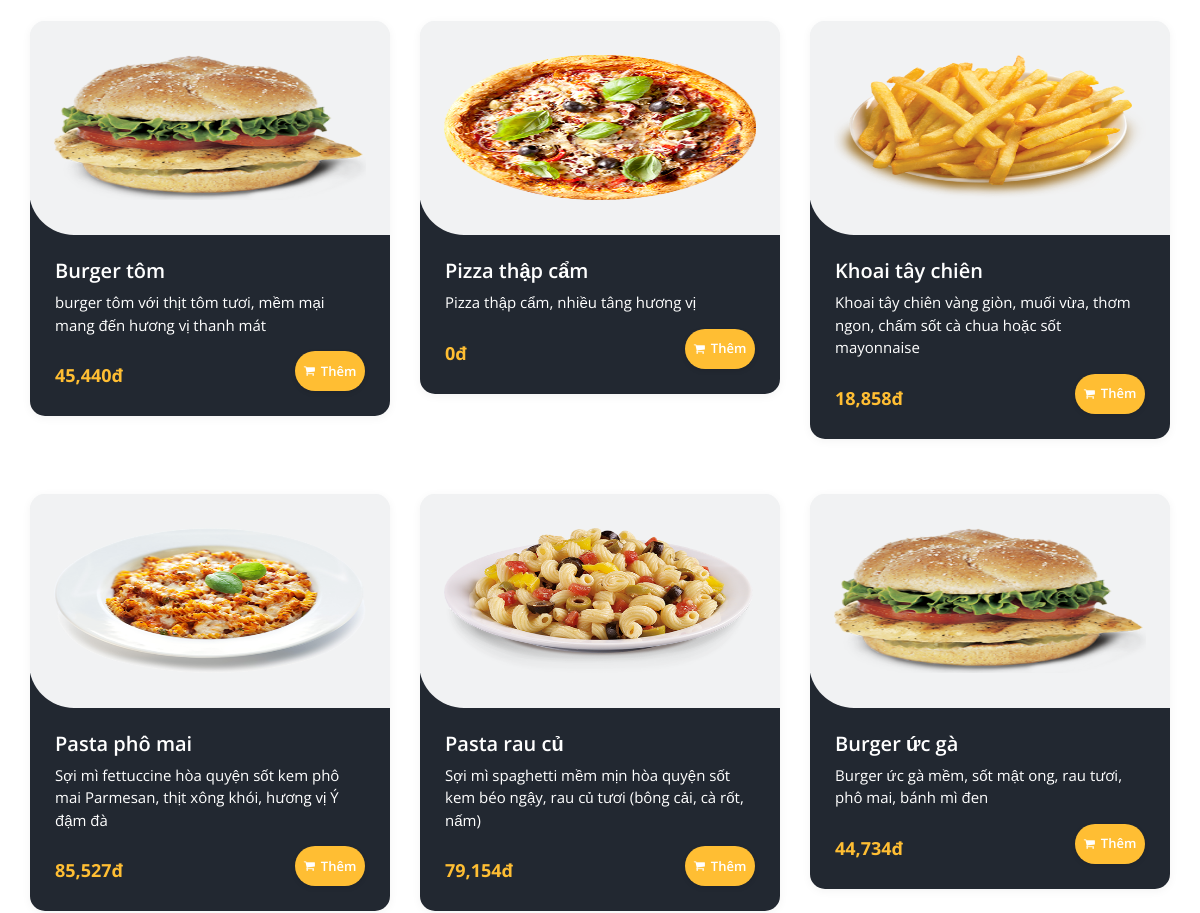
Before: / (middle part) with the older database file.
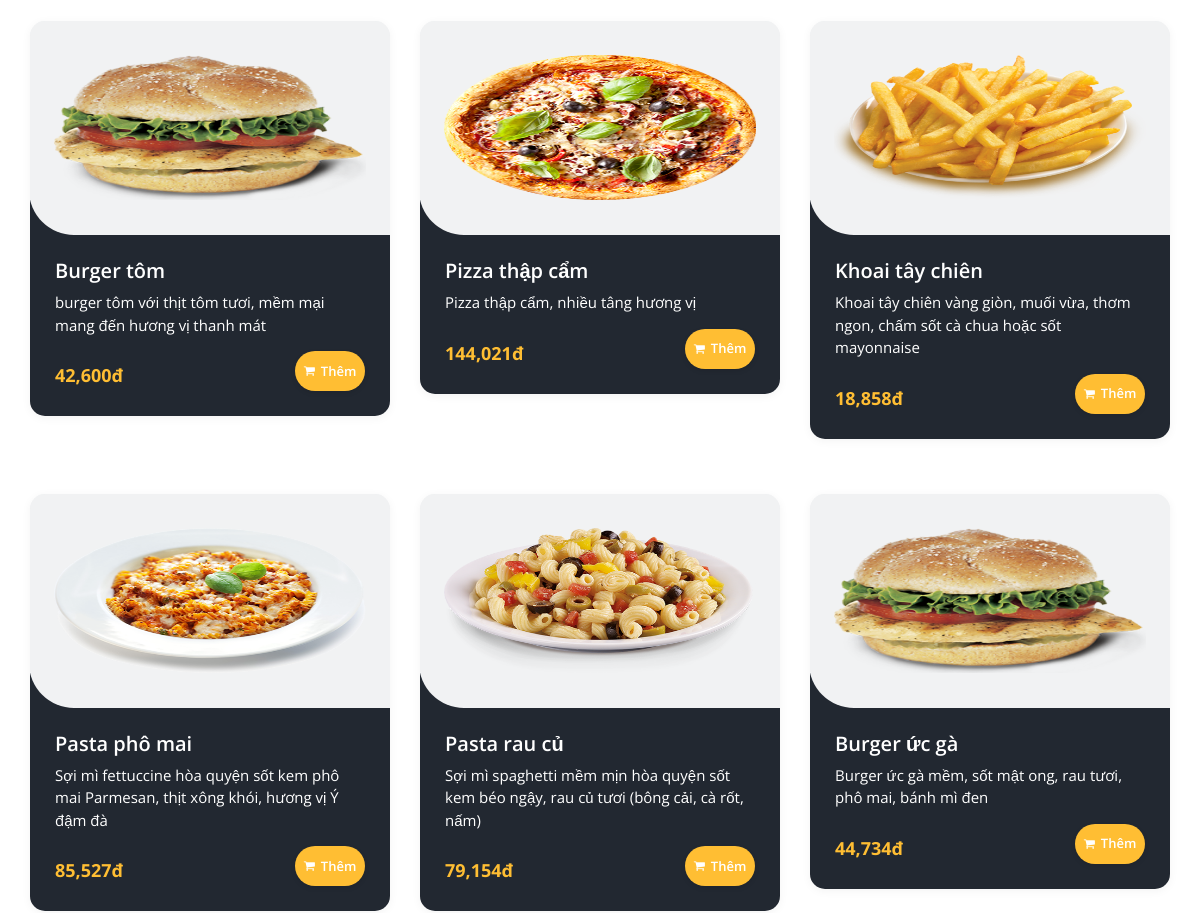
After: the same page with the newer database file.
### tables this page shows
CREATE TABLE `products` (
  `id` int(11) NOT NULL,
  `code` varchar(20) NOT NULL,
  `name` varchar(200) NOT NULL,
  `category_id` int(11) NOT NULL,
  `description` text DEFAULT NULL,
  `image` varchar(255) DEFAULT NULL,
  `cost_price` decimal(10,2) NOT NULL,
  `selling_price` decimal(10,2) NOT NULL,
  `stock_quantity` int(11) DEFAULT 0,
  `status` enum('active','inactive') DEFAULT 'active',
  `created_at` timestamp NOT NULL DEFAULT current_timestamp(),
  `updated_at` timestamp NOT NULL DEFAULT current_timestamp() ON UPDATE current_timestamp(),
  `profit_percentage` int(11) DEFAULT NULL
);

### index.php (the view, shortened to what this page needs)
<?php
require_once 'includes/db_connection.php';
$limit = 6;
$offset = 0;
$stmt = $pdo->prepare("SELECT p.id, p.name, p.description, p.image, p.cost_price, p.profit_percentage,
                              (p.cost_price * (1 + p.profit_percentage/100)) AS selling_price
                       FROM products p
                       WHERE p.status = 'active'
                       ORDER BY p.id DESC
                       LIMIT ? OFFSET ?");
$stmt->bindParam(1, $limit, PDO::PARAM_INT);
$stmt->bindParam(2, $offset, PDO::PARAM_INT);
$stmt->execute();
$featured = $stmt->fetchAll();
$is_logged_in = isset($_SESSION['user_id']);
?>
<!DOCTYPE html>
<html>
<head>
  <link rel="stylesheet" type="text/css" href="css/bootstrap.css" />
  <link rel="stylesheet" type="text/css" href="https://cdnjs.cloudflare.com/ajax/libs/OwlCarousel2/2.3.4/assets/owl.carousel.min.css" />
  <link rel="stylesheet" href="https://cdnjs.cloudflare.com/ajax/libs/jquery-nice-select/1.1.0/css/nice-select.min.css" />
  <link href="css/font-awesome.min.css" rel="stylesheet" />
  <link href="css/style.css" rel="stylesheet" />
  <link href="css/responsive.css" rel="stylesheet" />
</head>
<body>
<div class="main-content">
  <section class="food_section layout_padding">
    <div class="container">
      <div class="filters-content">
        <div class="row grid" id="product-grid">
          <?php if (empty($featured)): ?>
            <div class="col-12 text-center">Chưa có sản phẩm nào.</div>
          <?php else: ?>
            <?php foreach ($featured as $prod): ?>
              <div class="col-sm-6 col-lg-4">
                <div class="box">
                  <a href="product_detail.php?id=<?= $prod['id'] ?>">
                    <div class="img-box"><img src="<?= htmlspecialchars($prod['image']) ?>" alt="<?= htmlspecialchars($prod['name']) ?>"></div>
                  </a>
                  <div class="detail-box">
                    <h5><?= htmlspecialchars($prod['name']) ?></h5>
                    <p><?= htmlspecialchars($prod['description']) ?></p>
                    <div class="options">
                      <h6><?= number_format($prod['selling_price']) ?>đ</h6>
                      <?php if ($is_logged_in): ?>
                        <button class="add-to-cart-btn"
                                data-id="<?= $prod['id'] ?>"
                                data-name="<?= htmlspecialchars($prod['name']) ?>"
                                data-price="<?= $prod['selling_price'] ?>"
                                data-image="<?= htmlspecialchars($prod['image']) ?>">
                          <i class="fa fa-shopping-cart"></i> Thêm
                        </button>
                      <?php else: ?>
                        <a href="user/login.php" class="add-to-cart-btn">
                          <i class="fa fa-shopping-cart"></i> Thêm
                        </a>
                      <?php endif; ?>
                    </div>
                  </div>
                </div>
              </div>
            <?php endforeach; ?>
          <?php endif; ?>
        </div>
      </div>
    </div>
  </section>
</div>
</body>
</html>

### css/style.css (style rules this page uses)
body { font-family: "Open Sans", sans-serif; color: #0c0c0c; background-color: #ffffff; overflow-x: hidden; }
.layout_padding { padding: 90px 0; }
a, a:hover, a:focus { text-decoration: none; }
.food_section .box { position: relative; margin-top: 25px; background-color: #ffffff; border-radius: 10px; color: #ffffff; border-radius: 15px; overflow: hidden; background: linear-gradient(to bottom, #f1f2f3 25px, #222831 25px); }
.food_section .box .img-box { background: #f1f2f3; display: -webkit-box; display: -ms-flexbox; display: flex; -webkit-box-pack: center; -ms-flex-pack: center; justify-content: center; -webkit-box-align: center; -ms-flex-align: center; align-items: center; height: 215px; border-radius: 0 0 0 45px; margin: -1px; padding: 25px; }
.food_section .box .img-box img { max-width: 100%; max-height: 145px; -webkit-transition: all .2s; transition: all .2s; }
.food_section .box .detail-box { padding: 25px; }
.food_section .box .detail-box h5 { font-weight: 600; }
.food_section .box .detail-box p { font-size: 15px; }
.food_section .box .detail-box h6 { margin-top: 10px; }
.food_section .box .options { display: -webkit-box; display: -ms-flexbox; display: flex; -webkit-box-pack: justify; -ms-flex-pack: justify; justify-content: space-between; }
.food_section .box .options a { width: 40px; height: 40px; border-radius: 100%; background: #ffbe33; display: -webkit-box; display: -ms-flexbox; display: flex; -webkit-box-pack: center; -ms-flex-pack: center; justify-content: center; -webkit-box-align: center; -ms-flex-align: center; align-items: center; }

### css/responsive.css (style rules this page uses)
@media (min-width: 1200px) { .container { max-width: 1170px; } }

### index.php (style rules this page uses)
#product-grid { transition: opacity 0.4s ease; }
.add-to-cart-btn { background: #ffbe33; border: none; cursor: pointer; padding: 8px 18px; border-radius: 25px; transition: all 0.3s ease; display: inline-flex; align-items: center; justify-content: center; gap: 6px; color: #ffffff; font-weight: 600; font-size: 13px; text-decoration: none; font-family: inherit; line-height: 1; box-shadow: 0 2px 5px rgba(0,0,0,0.1); min-width: 70px; }
.add-to-cart-btn i { font-size: 12px; color: #ffffff; }
.box .options .add-to-cart-btn, .box .options button.add-to-cart-btn, .box .options a.add-to-cart-btn { background: #ffbe33 !important; border: none !important; padding: 8px 18px !important; border-radius: 25px !important; display: inline-flex !important; align-items: center !important; gap: 6px !important; color: #ffffff !important; font-weight: 600 !important; font-size: 13px !important; text-decoration: none !important; font-family: inherit !important; cursor: pointer !important; min-width: 70px !important; box-shadow: 0 2px 5px rgba(0,0,0,0.1) !important; }
.box .options .add-to-cart-btn i, .box .options button.add-to-cart-btn i, .box .options a.add-to-cart-btn i { font-size: 12px !important; color: #ffffff !important; }
.box { margin-bottom: 30px; transition: all 0.3s; border-radius: 10px; overflow: hidden; box-shadow: 0 2px 10px rgba(0,0,0,0.05); }
.box .img-box img { width: 100%; transition: transform 0.3s; }
.box .detail-box { padding: 15px; }
.box .options { display: flex; justify-content: space-between; align-items: center; margin-top: 15px; }
.box .options h6 { color: #ffbe33; font-weight: bold; font-size: 18px; margin: 0; }
.detail-box p { color: white !important; line-height: 1.5; margin-bottom: 10px; font-size: 14px; }

Changed rows visible on the page:
changed products "Burger tôm": selling_price "45,440" → "42,600"
changed products "Pizza thập cẩm": selling_price "0" → "144,021"
